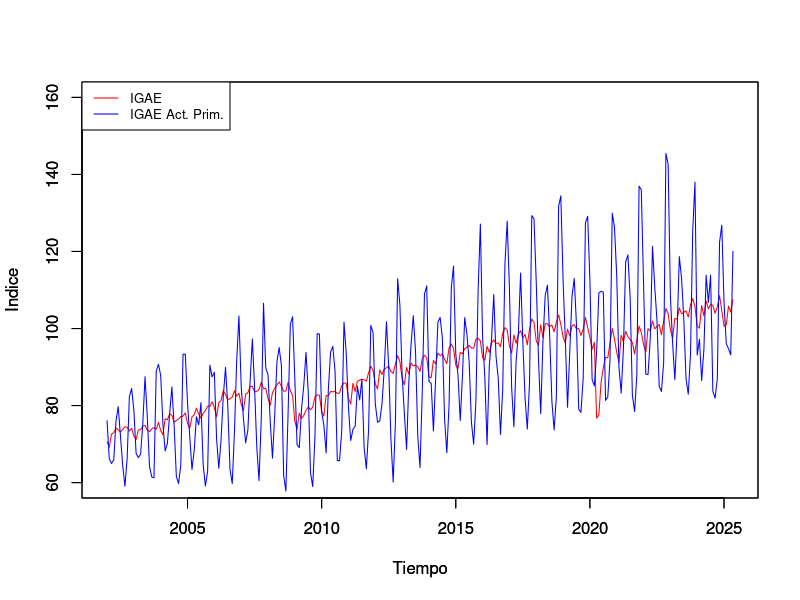
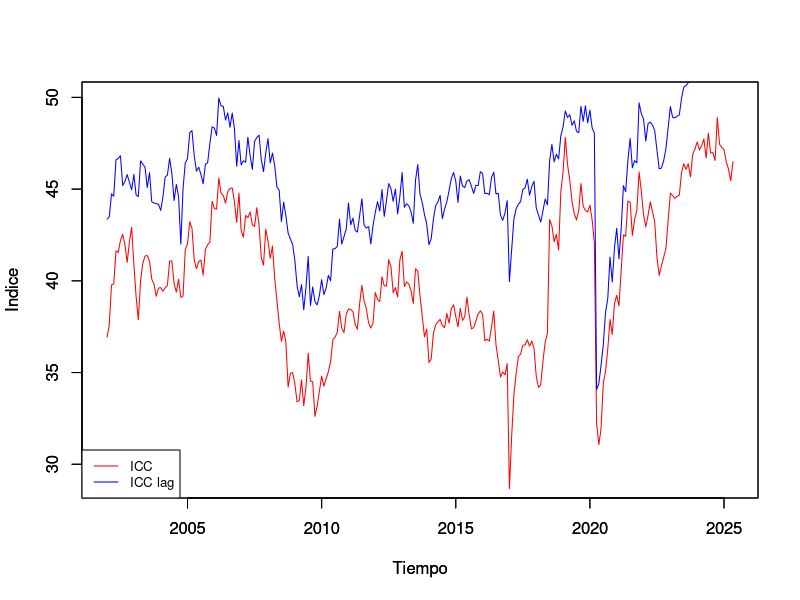
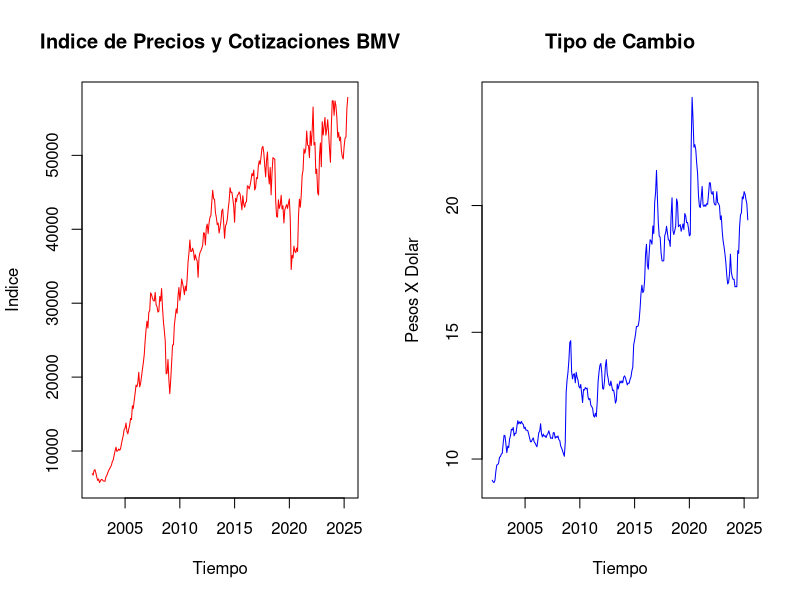
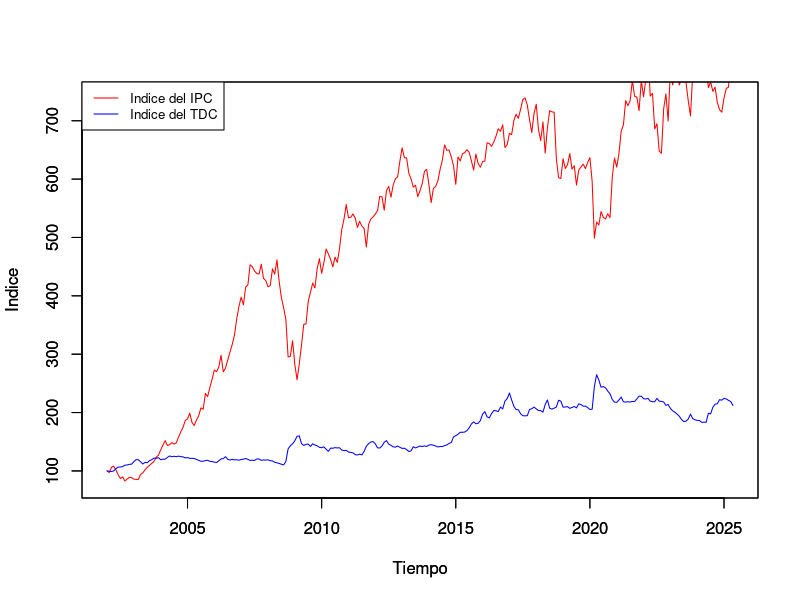
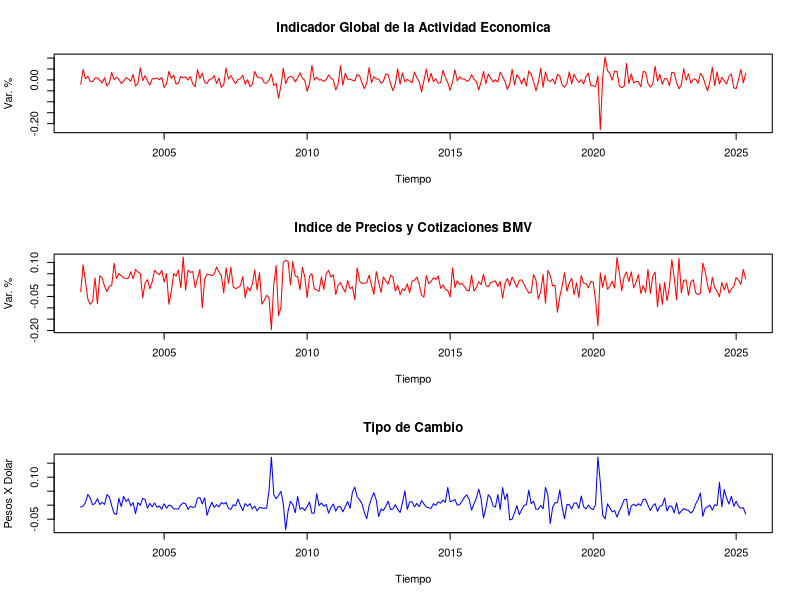

These charts were generated, in order, by the following R code:
## ---- chunk 1
# automatically create a bib database for R packages
knitr::write_bib(c(
  .packages(), 'bookdown', 'knitr', 'rmarkdown'
), 'packages.bib')

library(readxl)

## ---- chunk 2

Base_1 <- read_excel("BD/Base_1_TimeSeries.xlsx")
IGAE_2013 <- ts(Base_1$IGAE_2013, start = 2002, freq = 12)
IGAE_PRIM_2013 <- ts(Base_1$IGAE_PRIM_2013, start = 2002, freq = 12) 
ICC <- ts(Base_1$ICC, start = 2002, freq = 12)
ICC_LAG <- ts(Base_1$ICC_LAG, start = 2002, freq = 12)
IPC_BMV <- ts(Base_1$IPC_BMV, start = 2002, freq = 12)
TDC <- ts(Base_1$TDC, start = 2002, freq = 12)

plot(IGAE_2013, type = "l", lwd = 1, col = "red", ylab = "Indice", xlab = "Tiempo", ylim = c(60,160)) 
par(new = T) 
# Indicador Global de la Actividad Econ?mica, Actividades Primarias, base 2008
plot(IGAE_PRIM_2013, type = "l", lwd = 1, col = "blue", ylab = "Indice", xlab = "Tiempo", ylim = c(60,160))
# Leyenda
legend("topleft", c("IGAE","IGAE Act. Prim."), cex = 0.8, lty = 1:1, col = c("red", "blue"))
par(new = F)

## ---- chunk 3

plot(ICC, type = "l", lwd = 1, col = "red", ylab = "Indice", xlab = "Tiempo", ylim = c(29, 50))
# Comando que indica a R que sin borrar la grafica anterior, grafique la siguiente.
par(new = T) 
# Indice ??Como considera usted la situacion economica del pais hoy en dia comparada con la de hace 12 meses?, base enero 2003
plot(ICC_LAG, type = "l", lwd = 1, col = "blue", ylab = "Indice", xlab = "Tiempo", ylim = c(29,50))
# Leyenda
legend("bottomleft", c("ICC","ICC lag"), cex = 0.8, lty = 1:1, col = c("red", "blue"))
par(new = F)

## ---- chunk 4
par(mfrow=c(1,2))

# Indice de Precios y Cotizaciones de la Bolsa Mexicana de Valores
plot(IPC_BMV, type = "l", lwd = 1, col = "red", ylab = "Indice", xlab = "Tiempo", main = "Indice de Precios y Cotizaciones BMV")
# Tipo de Cambio para Solventar Obligaciones en Moneda Extranjera
plot(TDC, type = "l", lwd = 1, col = "blue", ylab = "Pesos X Dolar", xlab = "Tiempo", main = "Tipo de Cambio")
par(mfrow=c(1,1))


## ---- chunk 5

IPC_BMV_I <- 100*IPC_BMV/IPC_BMV[1]
TDC_I <- 100*TDC/TDC[1]
# Indice del indice de Precios y Cotizaciones de la Bolsa Mexicana de Valores
plot(IPC_BMV_I, type = "l", lwd = 1, col = "red", ylab = "Indice", xlab = "Tiempo", ylim = c(80,740))
# Comando que indica a R que sin borrar la grafica anterior, grafique la siguiente.
par(new = T)
# Indice del Tipo de Cambio para Solventar Obligaciones en Moneda Extranjera
plot(TDC_I, type = "l", lwd = 1, col = "blue", ylab = "Indice", xlab = "Tiempo", ylim = c(80,740))
# Leyenda
legend("topleft", c("Indice del IPC","Indice del TDC"), cex = 0.8, lty = 1:1, col = c("red", "blue"))
par(new = F)
## ---- chunk 6

par(mfrow=c(3,1))
# Indicador Global de la Actividad Econ?mica, base 2008
plot(diff(log(IGAE_2013), lag = 1), type = "l", lwd = 1, col = "red", ylab = "Var. %", xlab = "Tiempo", main = "Indicador Global de la Actividad Economica") 
# Indice de Precios y Cotizaciones de la Bolsa Mexicana de Valores
plot(diff(log(IPC_BMV), lag = 1), type = "l", lwd = 1, col = "red", ylab = "Var. %", xlab = "Tiempo", main = "Indice de Precios y Cotizaciones BMV")
# Tipo de Cambio para Solventar Obligaciones en Moneda Extranjera
plot(diff(log(TDC), lag = 1), type = "l", lwd = 1, col = "blue", ylab = "Pesos X Dolar", xlab = "Tiempo", main = "Tipo de Cambio")
par(mfrow=c(1,1))
